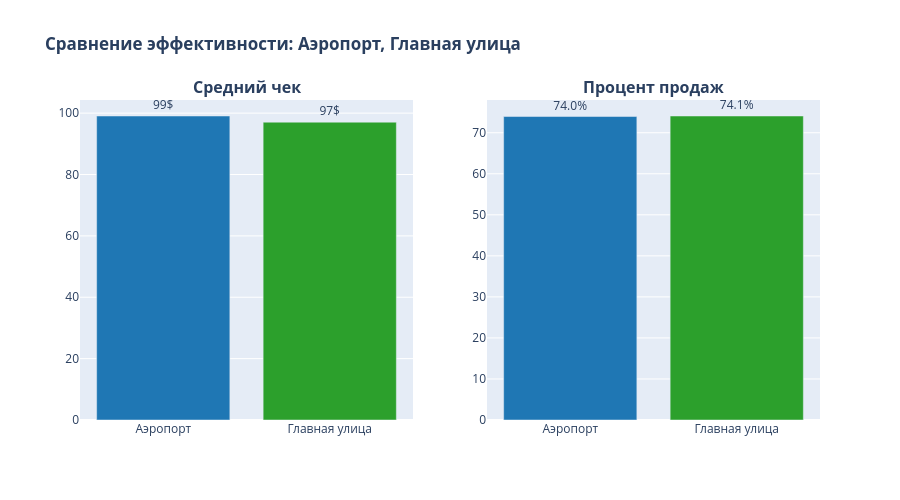

The notebook cell this image was saved under:
### Markdown cell above
## Гипотеза 7. Магазины в аэропортах показывают более высокий средний чек, но меньший процент продаж по сравнению с магазинами в центрах городов.

### Code cell
df2['revenue'] = df2['units_sold'] * df2['price_usd'] #общая выручка
df2['avg_check'] = df2['revenue'] / df2['units_sold'] #средний чек

# Фильтруем данные только по аэропортам и главным улицам
airport_data = df2[df2['location_type'] == 'Airport Duty-Free']
high_street_data = df2[df2['location_type'] == 'High-Street']

# Группируем данные для сравнения только двух типов локаций
location_comparison = df2[df2['location_type'].isin(['Airport Duty-Free', 'High-Street'])].groupby('location_type').agg({
    'sell_through_pct': 'mean',
    'avg_check': 'mean',
    'units_sold': 'mean',
    'revenue': 'mean',
    'avg_daily_footfall': 'mean',
    'price_usd': 'mean'
}).round(2)

locations = ['Airport Duty-Free', 'High-Street']
avg_checks = [location_comparison.loc['Airport Duty-Free', 'avg_check'], 
              location_comparison.loc['High-Street', 'avg_check']]
sell_through = [location_comparison.loc['Airport Duty-Free', 'sell_through_pct'], 
                location_comparison.loc['High-Street', 'sell_through_pct']]

fig = make_subplots(rows=1, cols=2, 
                   subplot_titles=('<b>Средний чек</b>', '<b>Процент продаж</b>'), specs=[[{"secondary_y": False}, {"secondary_y": False}]])

fig.add_trace(
    go.Bar(x=['Аэропорт', 'Главная улица'], 
           y=avg_checks,
           name='Средний чек ($)',
           marker_color=['#1f77b4', '#2ca02c'],
           text=avg_checks,
           texttemplate='%{text:.0f}$',
           hoverinfo='none',
           textposition='outside'),
    row=1, col=1
)

fig.add_trace(
    go.Bar(x=['Аэропорт', 'Главная улица'], 
           y=sell_through,
           name='Процент продаж (%)',
           marker_color=['#1f77b4', '#2ca02c'],
           text=sell_through,
           texttemplate='%{text:.1f}%',
           hoverinfo='none',
           textposition='outside'),
    row=1, col=2
)

fig.update_layout(height=500, showlegend=False, title_text="<b>Сравнение эффективности: Аэропорт, Главная улица</b>")
fig.show()


t_stat_check, p_value_check = stats.ttest_ind(airport_data['avg_check'], 
                                            high_street_data['avg_check'],
                                            equal_var=False, nan_policy='omit')

t_stat_sell, p_value_sell = stats.ttest_ind(airport_data['sell_through_pct'], 
                                          high_street_data['sell_through_pct'],
                                          equal_var=False, nan_policy='omit')

print(f"Средний чек - p-value: {p_value_check:.4f} {'(Статистически значимо)' if p_value_check < 0.05 else '(Нет значимых различий)'}")
print(f"Процент продаж - p-value: {p_value_sell:.4f} {'(Статистически значимо)' if p_value_sell < 0.05 else '(Нет значимых различий)'}")

### Figure 1 — Plotly figure (JSON) as saved in the notebook; plotly's stock layout.template omitted (floating-point values rounded to 4 significant figures)
{"data": [{"hoverinfo": "none", "marker": {"color": ["#1f77b4", "#2ca02c"]}, "name": "Средний чек ($)", "text": ["99.07", "97.06"], "textposition": "outside", "texttemplate": "%{text:.0f}$", "type": "bar", "x": ["Аэропорт", "Главная улица"], "xaxis": "x", "y": [99.07, 97.06], "yaxis": "y"}, {"hoverinfo": "none", "marker": {"color": ["#1f77b4", "#2ca02c"]}, "name": "Процент продаж (%)", "text": ["73.95", "74.08"], "textposition": "outside", "texttemplate": "%{text:.1f}%", "type": "bar", "x": ["Аэропорт", "Главная улица"], "xaxis": "x2", "y": [73.95, 74.08], "yaxis": "y2"}], "layout": {"annotations": [{"font": {"size": 16}, "showarrow": false, "text": "<b>Средний чек</b>", "x": 0.225, "xanchor": "center", "xref": "paper", "y": 1, "yanchor": "bottom", "yref": "paper"}, {"font": {"size": 16}, "showarrow": false, "text": "<b>Процент продаж</b>", "x": 0.775, "xanchor": "center", "xref": "paper", "y": 1, "yanchor": "bottom", "yref": "paper"}], "height": 500, "showlegend": false, "title": {"text": "<b>Сравнение эффективности: Аэропорт, Главная улица</b>"}, "xaxis": {"anchor": "y", "domain": [0, 0.45]}, "xaxis2": {"anchor": "y2", "domain": [0.55, 1]}, "yaxis": {"anchor": "x", "domain": [0, 1]}, "yaxis2": {"anchor": "x2", "domain": [0, 1]}}}
